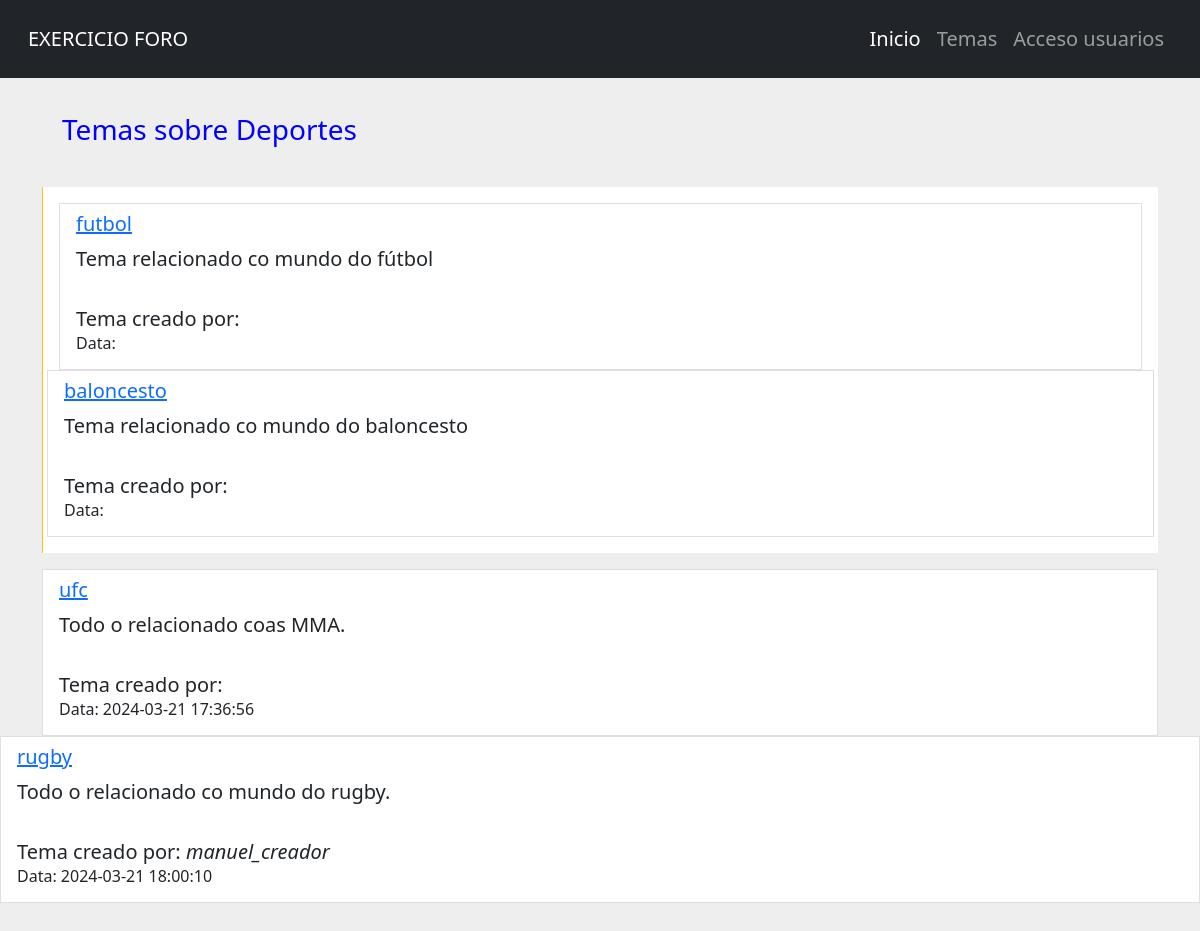
The app's page /temas.php?categoria=1 with its own data.
### tables this page shows
CREATE TABLE `categorias` (
  `cod` int(11) NOT NULL,
  `nome` varchar(100) NOT NULL,
  `descripcion` text NOT NULL,
  `data_creacion` timestamp NOT NULL DEFAULT current_timestamp()
);

CREATE TABLE `temas` (
  `cod` int(11) NOT NULL,
  `nome` varchar(200) NOT NULL,
  `descripcion` text NOT NULL,
  `n_resp` int(11) NOT NULL,
  `data_creacion` timestamp NULL DEFAULT NULL,
  `cod_categoria` int(11) DEFAULT NULL,
  `cod_usuario` int(11) DEFAULT NULL
);

CREATE TABLE `usuarios` (
  `id` int(11) NOT NULL,
  `usuario` varchar(80) NOT NULL,
  `contrasinal` varchar(255) NOT NULL COMMENT 'Habería que activar hash',
  `email` varchar(150) NOT NULL,
  `n_temas` int(11) DEFAULT 0 COMMENT 'Número de temas creados polo usuario.',
  `n_post` int(11) DEFAULT 0,
  `rol_usuario` enum('admin','creador','comentador','lector') NOT NULL COMMENT 'admin (control total), creador (podera manexar os temas pero so os \r\nque el cree), comentador(comentar en temas) e lector (so lectura).',
  `avatar` varchar(30) NOT NULL
);

### temas.php (the view, shortened to what this page needs)
<?php
include 'menu.php';
require 'conecta_bd.php';
if (isset($_GET['categoria'])) {
    $categoria_seleccionada = $_GET['categoria'];
    $sql_categoria = "SELECT nome FROM categorias WHERE cod = $categoria_seleccionada";
    $resultado_categoria = mysqli_query($conexion, $sql_categoria);
    if ($resultado_categoria) {
        $fila_categoria = mysqli_fetch_assoc($resultado_categoria);
        $nome_categoria = $fila_categoria['nome'];
        $sql = "SELECT temas.*, usuarios.usuario AS nome_usuario, usuarios.rol_usuario
        FROM temas
        LEFT JOIN usuarios ON temas.cod_usuario = usuarios.id
        WHERE temas.cod_categoria = $categoria_seleccionada";
        $resultado = mysqli_query($conexion, $sql);
    } else {
        echo "Categoría non atopada.";
    }
} else {
    echo "Non se proporcionou unha categoría.";
    header('Location: inicio.php');
    exit;
}
?>
<!DOCTYPE html>
<html lang="en">
<head>
    <link href="https://cdn.jsdelivr.net/npm/bootstrap@5.1.3/dist/css/bootstrap.min.css" rel="stylesheet" />
    <link rel="stylesheet" href="estilos.css">
</head>
<body>
    <link href="https://code.ionicframework.com/ionicons/2.0.1/css/ionicons.min.css" rel="stylesheet" />
    <div class="container">
        <h3>Temas sobre <?php echo isset($nome_categoria) ? $nome_categoria : ''; ?></h3><br>
        <div class="card row-hover pos-relative py-3 px-3 mb-3 border-warning border-top-0 border-right-0 border-bottom-0 rounded-0">
            <div class="row align-items-center">
                <div class="col-md-12 mb-3 mb-sm-0">
                    <div class="d-flex justify-content-between align-items-center">
                        <?php
                        if (isset($resultado)) {
                            while ($fila = mysqli_fetch_array($resultado)) {
                                echo '<div class="list-group-item list-group-item-action">';
                                echo '<div class="d-flex justify-content-between align-items-center">';
                                echo '<b class="text-primary"><a href="comentarios.php?tema=' . $fila['cod'] . '"><h5>' . $fila['nome'] . '</h5></a></b>';
                                echo '<div>';
                                echo '</div>' .
                                    '</div>' .
                                    $fila['descripcion'] . '<br>' .
                                    '<br>Tema creado por: <i>' . $fila['nome_usuario'] . '</i><br>' .
                                    '<h6>Data: ' . $fila['data_creacion'] . '</h6>' .
                                    '</div>';
                                echo '</div>';
                                echo '</div>';
                            }
                        }
                        ?>
</body>
</html>

### menu.php
<?php
print('
<!DOCTYPE html>
<html lang="es">
<head>
    <meta charset="UTF-8">
    <meta name="viewport" content="width=device-width, initial-scale=1.0">
    <title>EXERCICIO FORO - menú</title>
    <link rel="stylesheet" href="https://maxcdn.bootstrapcdn.com/bootstrap/4.0.0/css/bootstrap.min.css">
    <script src="https://ajax.googleapis.com/ajax/libs/jquery/3.3.1/jquery.min.js"></script>
    <script src="https://maxcdn.bootstrapcdn.com/bootstrap/4.0.0/js/bootstrap.min.js"></script>
    <style>
        body {
            background: -webkit-linear-gradient(to right, rgba(106, 17, 203, 1), rgba(37, 117, 252, 1));
            background: linear-gradient(to right, rgba(106, 17, 203, 1), rgba(37, 117, 252, 1))
            }
    </style>
</head>
<body>
    <nav class="navbar navbar-expand-lg navbar-dark bg-dark py-3">
        <div class="container-fluid">
            <a class="navbar-brand" href="inicio.php">EXERCICIO FORO</a>
            <button class="navbar-toggler" type="button" data-toggle="collapse" data-target="#navbarNavDropdown" aria-controls="navbarNavDropdown" aria-expanded="false" aria-label="Toggle navigation">
                <span class="navbar-toggler-icon"></span>
            </button>
            <div class="collapse navbar-collapse justify-content-end" id="navbarNavDropdown">
                <ul class="navbar-nav">
                    <li class="nav-item">
                        <a class="nav-link active" aria-current="page" href="inicio.php">Inicio</a>
                    </li>
                    <li class="nav-item">
                        <a class="nav-link" href="temas.php">Temas</a>
                    </li>
                    <li class="nav-item">
                        <a class="nav-link" href="login.php">Acceso usuarios</a>
                    </li>
                </ul>
            </div>
        </div>
    </nav>
</body>
</html>
');

### estilos.css (style rules this page uses)
body { font-size: 20px; background: #eee; color: #708090; margin-bottom: 80px; }
h2, h3, h4 { margin-top: 35px; margin-bottom: 10px; margin-left: 20px; }
h3 { color: blue; }

### menu.php (style rules this page uses)
body { background: -webkit-linear-gradient(to right, rgba(106, 17, 203, 1), rgba(37, 117, 252, 1)); background: linear-gradient(to right, rgba(106, 17, 203, 1), rgba(37, 117, 252, 1)) }

### records on screen
categorias: nome "Deportes"
temas: nome "futbol", descripcion "Tema relacionado co mundo do fútbol"
temas: nome "baloncesto", descripcion "Tema relacionado co mundo do baloncesto"
temas: nome "ufc", descripcion "Todo o relacionado coas MMA.", data_creacion "2024-03-21 17:36:56"
temas: nome "rugby", descripcion "Todo o relacionado co mundo do rugby.", cod_usuario.usuario "manuel_creador", data_creacion "2024-03-21 18:00:10"
